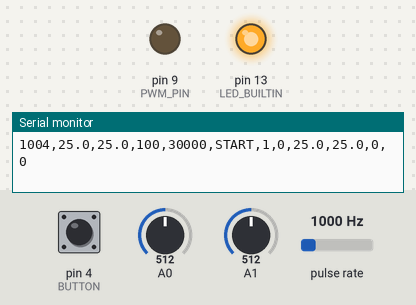
A sketch run on a simulated Arduino Uno, built with avr-gcc and run on an emulated ATmega328P. On the bench: output pins drawn as LEDs (lit = HIGH), the last lines printed to the serial monitor. Wiring (inferred from the names in the program): pulse sensor: data pin 2. The test bench sets the inputs (shaded band); at power-on: A0 = 512, pin 4 (BUTTON) HIGH, A1 = 512, pulse rate 1000 Hz.

Above: at 1.2 s.
1.3 s: A0 set to 493
At 2.5 s:
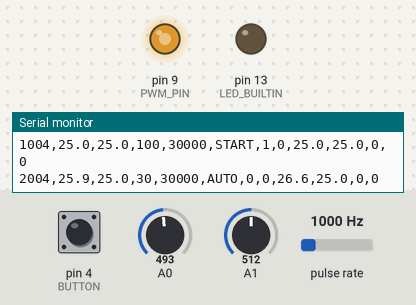
4.3 s: A0 set to 477
Timing chart, 0 to 7.3 s (numbered marks = the images above; inputs shaded):
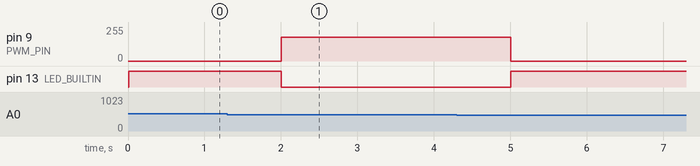

The sketch:

AirCurve.ino
```cpp
// AirCurve: enclosure exhaust controller for a 16 MHz Arduino Uno R3.
#include <Arduino.h>
#include <math.h>
#include <util/atomic.h>
#include "control.h"
#if !defined(__AVR_ATmega328P__) || F_CPU != 16000000UL
#error Select Arduino Uno R3 (ATmega328P, 16 MHz).
#endif

constexpr uint8_t PWM_PIN = 9, TACH_PIN = 2, BUTTON = 4;
constexpr uint16_t PWM_TOP = 639;  // Timer1 fast PWM: 16 MHz / 640.
volatile uint32_t edges = 0;
Controller ctl;
uint32_t tempAt, tachAt, buttonAt, rpm;
uint8_t duty = 100;
bool manual = false;
bool rawButton = HIGH, stableButton = HIGH;
float cabinetRaw = NAN, roomRaw = NAN;

void countEdge() { ++edges; }

// U1 inverts OC1A: LOW on D9 drives the fan PWM input HIGH (full speed).
void driveFan(uint8_t pct) {
  if (pct == 100) {
    TCCR1A &= ~_BV(COM1A1);
    digitalWrite(PWM_PIN, LOW);
  } else {
    OCR1A = (uint32_t)(PWM_TOP + 1) * (100 - pct) / 100 - 1;
    TCCR1A |= _BV(COM1A1);
  }
  duty = pct;
}

float readProbe(uint8_t pin) {
  analogRead(pin); // Discard first conversion after channel change.
  unsigned sum = 0;
  for (uint8_t i = 0; i < 8; ++i) sum += analogRead(pin);
  return ac_probe_c(sum / 8.0f);
}

void sampleProbes(uint32_t now) {
  cabinetRaw = readProbe(A0);
  roomRaw = readProbe(A1);
  ac_temperature(&ctl, now, cabinetRaw, roomRaw);
}

void readButton(uint32_t now) {
  bool v = digitalRead(BUTTON);
  if (v != rawButton) { buttonAt = now; rawButton = v; }
  if (v != stableButton && now - buttonAt >= 30) {
    stableButton = v;
    if (!v) manual = !manual;
  }
}

void setup() {
  digitalWrite(PWM_PIN, LOW); pinMode(PWM_PIN, OUTPUT);
  TCCR1A = _BV(WGM11); TCCR1B = 0; TCNT1 = 0; ICR1 = PWM_TOP;
  TCCR1B = _BV(WGM13) | _BV(WGM12) | _BV(CS10);
  pinMode(TACH_PIN, INPUT); // External 10k pull-up to Uno 5V.
  pinMode(BUTTON, INPUT_PULLUP); pinMode(LED_BUILTIN, OUTPUT);
  Serial.begin(115200);
  Serial.println(F("ms,cabinet_c,ambient_c,duty_pct,rpm,mode,probe_fault,tach_fault,cabinet_raw_c,ambient_raw_c,hot,boost_requested"));
  tachAt = tempAt = millis();
  attachInterrupt(digitalPinToInterrupt(TACH_PIN), countEdge, FALLING);
  ac_init(&ctl, tempAt);
  sampleProbes(tempAt);
}

bool sampleTachIfDue(uint32_t now) {
  uint32_t elapsed = now - tachAt;
  if (elapsed < 1000) return false;
  uint32_t n;
  ATOMIC_BLOCK(ATOMIC_RESTORESTATE) { n = edges; edges = 0; }
  rpm = (uint64_t)n * 30000 / elapsed; // Two falling edges per revolution.
  ac_tach(&ctl, tachAt, rpm);
  tachAt = now;
  return true;
}

const __FlashStringHelper *modeName(AcMode mode) {
  switch (mode) {
    case AC_TACH:  return F("TACH");
    case AC_START: return F("START");
    case AC_PROBE: return F("PROBE");
    case AC_HOT:   return F("HOT");
    case AC_BOOST: return F("BOOST");
    case AC_AUTO:  return F("AUTO");
  }
  return F("UNKNOWN");
}

void reportTelemetry(uint32_t now, AcMode mode) {
  Serial.print(now); Serial.print(','); Serial.print(ctl.cabinet, 1); Serial.print(',');
  Serial.print(ctl.room, 1); Serial.print(','); Serial.print(duty); Serial.print(',');
  Serial.print(rpm); Serial.print(',');
  Serial.print(modeName(mode));
  Serial.print(','); Serial.print(ctl.probe_fault); Serial.print(','); Serial.print(ctl.tach_fault);
  Serial.print(','); Serial.print(cabinetRaw, 1); Serial.print(','); Serial.print(roomRaw, 1);
  Serial.print(','); Serial.print(ctl.hot);
  Serial.print(','); Serial.println(manual);
}

void loop() {
  uint32_t now = millis();
  bool report = sampleTachIfDue(now);
  readButton(now);
  if (now - tempAt >= AC_SAMPLE_MS) {
    tempAt = now;
    sampleProbes(now);
  }
  AcCommand cmd = ac_command(&ctl, now, manual);
  if (cmd.duty_pct != duty) driveFan(cmd.duty_pct);
  digitalWrite(LED_BUILTIN, ctl.probe_fault || ctl.tach_fault);
  if (report) reportTelemetry(now, cmd.mode);
}
```

control.c
```cpp
#include "control.h"
#include <math.h>
#include <string.h>

// Each row describes one stage above the 30% base duty.
static const struct { uint8_t enter_c, leave_c, duty_pct; } stages[] = {
  { 3, 2,  50 },
  { 6, 5,  75 },
  {10, 8, 100 }
};
enum { STAGE_COUNT = sizeof stages / sizeof stages[0], BASE_DUTY_PCT = 30 };

static int plausible(float c) { return c >= -10 && c <= 85; }

float ac_probe_c(float adc) {
  // Equal nominal divider and NTC resistances cancel in R/R25.
  if (!(adc >= 3 && adc <= 1020)) return NAN;
  float ratio = adc / (1023.0f - adc);
  float c = 1.0f / (1.0f / 298.15f + (float)log(ratio) / 3950.0f) - 273.15f;
  return plausible(c) ? c : NAN;
}

void ac_init(Controller *s, uint32_t now) {
  memset(s, 0, sizeof *s);
  s->cabinet = s->room = NAN;
  s->boot = s->last_sample = now;
  s->probe_fault = s->starting = 1;
}

static void invalidate(Controller *s) {
  s->qualifying = 0;
  s->probe_fault = 1;
  s->cabinet = s->room = NAN;
}

void ac_temperature(Controller *s, uint32_t now, float c, float r) {
  float d;
  if (now - s->last_sample > AC_MAX_GAP_MS) invalidate(s);
  s->last_sample = now;
  // Only a valid cabinet sample may change the absolute-temperature latch.
  if (plausible(c)) {
    if (c >= 40) s->hot = 1;
    else if (c <= 37) s->hot = 0;
  }
  if (!plausible(c) || !plausible(r)) {
    invalidate(s);
    return;
  }
  if (!s->qualifying) {
    s->valid_since = now;
    s->qualifying = 1;
    s->cabinet = c; s->room = r;
  } else {
    s->cabinet += 0.25f * (c - s->cabinet);
    s->room += 0.25f * (r - s->room);
  }
  if (now - s->valid_since >= AC_PROBE_RECOVERY_MS) s->probe_fault = 0;
  d = s->cabinet - s->room;
  while (s->level < STAGE_COUNT && d >= stages[s->level].enter_c) ++s->level;
  while (s->level > 0 && d <= stages[s->level - 1].leave_c) --s->level;
}

void ac_tach(Controller *s, uint32_t window_start_ms, uint32_t rpm) {
  if (!s->tach_armed) {
    if (window_start_ms - s->boot < AC_STARTUP_MS) return;
    s->tach_armed = 1; // A later millis() wrap must not re-open the startup exemption.
  }
  if (rpm >= 120 && rpm <= 2400) { s->bad_windows = 0; return; }
  if (s->bad_windows < 3) ++s->bad_windows;
  if (s->bad_windows == 3) s->tach_fault = 1; // Repair and reset to clear.
}

AcCommand ac_command(Controller *s, uint32_t now, uint8_t boost) {
  AcCommand cmd;
  if (s->starting && now - s->boot >= AC_STARTUP_MS) s->starting = 0;
  if (now - s->last_sample > AC_MAX_GAP_MS) invalidate(s);
  cmd.duty_pct = 100;
  if (s->tach_fault) cmd.mode = AC_TACH;
  else if (s->starting) cmd.mode = AC_START;
  else if (s->probe_fault) cmd.mode = AC_PROBE;
  else if (s->hot) cmd.mode = AC_HOT;
  else if (boost) cmd.mode = AC_BOOST;
  else {
    cmd.mode = AC_AUTO;
    cmd.duty_pct = s->level ? stages[s->level - 1].duty_pct : BASE_DUTY_PCT;
  }
  return cmd;
}
```

control.h
```cpp
#ifndef AIRCURVE_CONTROL_H
#define AIRCURVE_CONTROL_H
#include <stdint.h>
#ifdef __cplusplus
extern "C" {
#endif
enum { AC_STARTUP_MS = 2000, AC_PROBE_RECOVERY_MS = 2000,
       AC_SAMPLE_MS = 250, AC_MAX_GAP_MS = 400 };
typedef struct {
  float cabinet, room;
  uint32_t last_sample, valid_since, boot;
  uint8_t level, hot, qualifying, probe_fault, tach_fault, bad_windows, starting, tach_armed;
} Controller;
void ac_init(Controller *s, uint32_t now);
float ac_probe_c(float adc);
void ac_temperature(Controller *s, uint32_t now, float cabinet, float room);
// Submit one completed measurement window, timestamped at its first edge-count snapshot.
void ac_tach(Controller *s, uint32_t window_start_ms, uint32_t rpm);
typedef enum { AC_AUTO, AC_BOOST, AC_HOT, AC_PROBE, AC_START, AC_TACH } AcMode;
typedef struct { AcMode mode; uint8_t duty_pct; } AcCommand;
AcCommand ac_command(Controller *s, uint32_t now, uint8_t boost);
#ifdef __cplusplus
}
#endif
#endif
```
